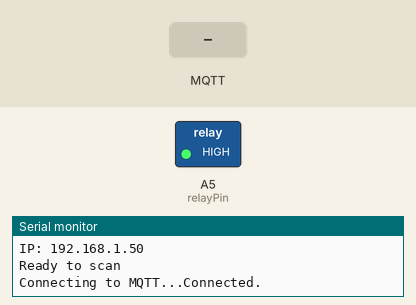
Simulated run of this sketch. Board: Arduino Uno R4 WiFi. On the bench: switched loads named in the sketch (green lamp = pin HIGH), the last lines printed to the serial monitor. Inputs (shaded band) come from the test bench. WiFi joins after 1.5 s; servers stay silent unless stated; no MQTT or app messages arrive unless stated.

Above: at 3.7 s.
3.8 s: MQTT message "rfid/" arrives on the first subscribed topic
At 4.9 s:
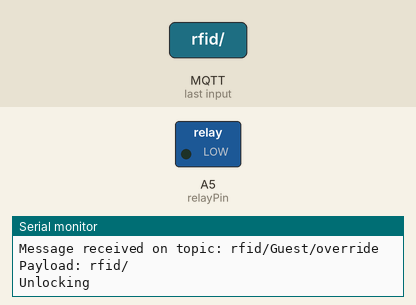
Timing chart, 0 to 10.3 s (numbered marks = the images above; inputs shaded):
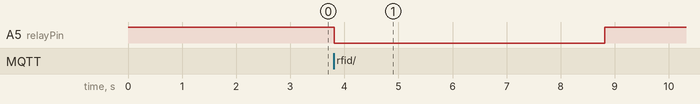

Measured:
- after the input at 3.8 s, A5 (relayPin): HIGH → LOW at once, → HIGH 5.0 s later

The sketch:

UIDdump.ino
```cpp
#include <WiFiS3.h>
#include <PubSubClient.h>
#include <SPI.h>
#include <MFRC522.h>

const char* ssid = "Myhoo";
const char* password = "6301e89a44";
const char* mqtt_server = "192.168.0.106";
const int port = 1883;
const int relayPin = A5;
const String udoor = "Guest";

WiFiClient wifiClient;
PubSubClient client(wifiClient);

void callback(char* topic, byte* payload, unsigned int length){

  String message = String((char*)payload).substring(0,length);
  Serial.print("Message received on topic: ");
  Serial.println(topic);
  Serial.print("Payload: ");
  Serial.println(message);
  if (String(topic) == "rfid/" + udoor + "/override" || ((String(topic) == "rfid/" + udoor + "/result" && message == "granted"))) {
    unlockDoor();
  }
}

#define SS_PIN 10
#define RST_PIN 9
MFRC522 mfrc522(SS_PIN, RST_PIN);

void setup_wifi(){
  Serial.print("Connecting to Wifi...");
  WiFi.begin(ssid, password);
  while (WiFi.status() != WL_CONNECTED) {
    delay(500);
    Serial.print(".");
  }
  delay(1000);
  Serial.println("\nWiFi connected");
  Serial.print("IP: ");
  Serial.println(WiFi.localIP());
}

void reconnect(){
  while (!client.connected()) {
    Serial.print("Connecting to MQTT...");
    if (client.connect("Office")) {
      Serial.println("Connected.");
      client.subscribe(("rfid/" + udoor + "/override").c_str());
      client.subscribe(("rfid/" + udoor + "/result").c_str());
    } else {
      Serial.print("failed, rc=");
      Serial.println(client.state());
      delay(2000);
    }
  }
}

void setup(){
  pinMode(relayPin, OUTPUT);
  digitalWrite(relayPin, HIGH);
  Serial.begin(115200);
  SPI.begin();
  mfrc522.PCD_Init();

  setup_wifi();
  client.setServer(mqtt_server, 1883);
  client.setCallback(callback);
  Serial.println("Ready to scan");
}

void loop(){
  if (!client.connected()){
    reconnect();
  }
  client.loop();
  if (!mfrc522.PICC_IsNewCardPresent() || !mfrc522.PICC_ReadCardSerial()){
    return;
  }
  String uid = "";
  for (byte i = 0; i < mfrc522.uid.size; i++) {
    if (mfrc522.uid.uidByte[i] < 0x10) uid += "0";
    uid += String(mfrc522.uid.uidByte[i], HEX);
    if (i  <mfrc522.uid.size - 1) uid += " ";
  }
  uid.toUpperCase();

  Serial.print("Card UID: ");
  Serial.println(uid);
  String payload = udoor+ "-" + uid;
  client.publish(("rfid/"+ udoor + "/scan").c_str(), payload.c_str(), true);
  Serial.println("Published to MQTT.");
  mfrc522.PICC_HaltA();
  mfrc522.PCD_StopCrypto1();
  delay(1000);
}

void unlockDoor(){
  Serial.println("Unlocking");
  digitalWrite(relayPin, LOW);
  delay(5000);
  digitalWrite(relayPin, HIGH);
  Serial.println("Locking");
  Serial.println("Reader reset, ready for next scan");
}
```
